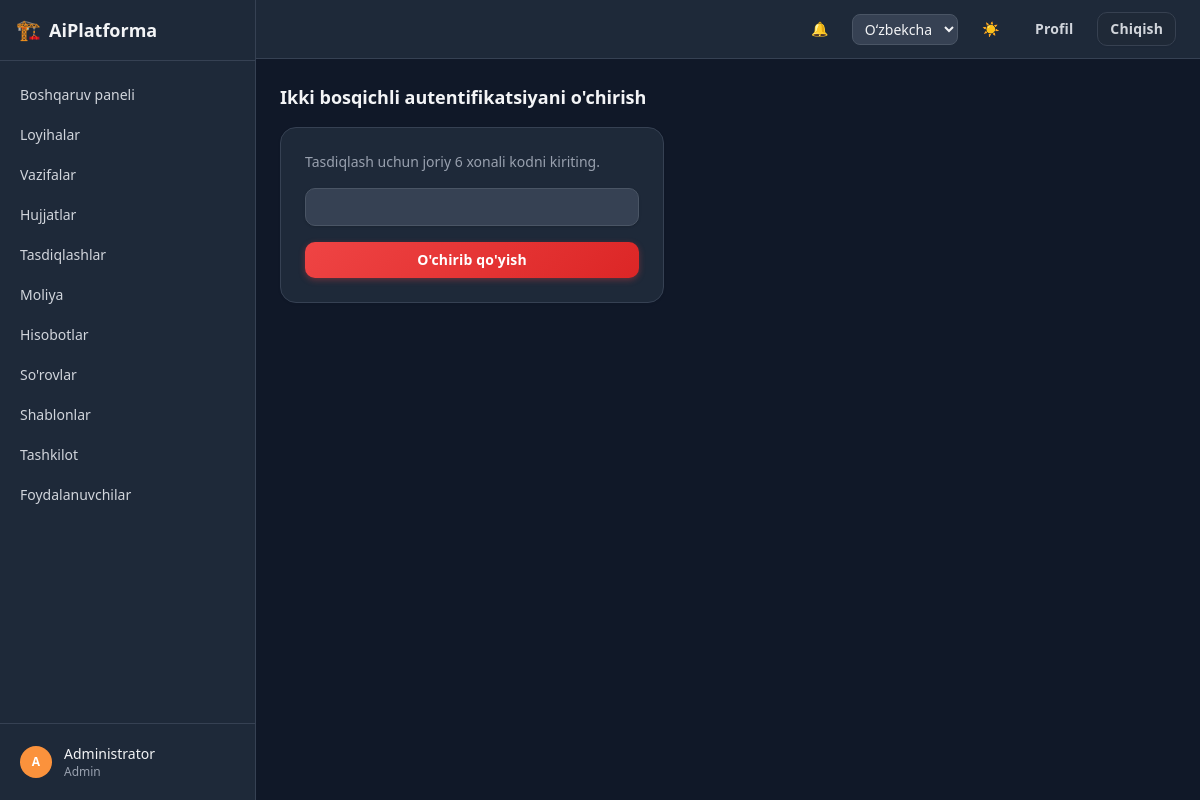
/accounts/profile/2fa/disable/ (signed in), run on the app's committed database.
### apps/accounts/models.py (models this page shows, shortened)
class User(AbstractBaseUser, PermissionsMixin):
    class Role(models.TextChoices):
        ADMIN = "admin", _("Admin")
        MANAGER = "manager", _("Manager")
        GIP = "gip", _("GIP")
        GIP_ASSISTANT = "gip_assistant", _("GIP assistant")
        DESIGNER = "designer", _("Designer")
        REVIEWER = "reviewer", _("Reviewer")
        CLIENT = "client", _("Client")
    id = models.UUIDField(primary_key=True, default=uuid.uuid4, editable=False)
    email = models.EmailField(unique=True)
    full_name = models.CharField(max_length=255)
    role = models.CharField(max_length=20, choices=Role.choices, default=Role.DESIGNER)
    department = models.CharField(max_length=255, blank=True, null=True)
    phone = models.CharField(max_length=50, blank=True, null=True)
    avatar = models.ImageField(upload_to="avatars/", blank=True, null=True)
    telegram_chat_id = models.CharField(max_length=64, blank=True, null=True)
    is_active = models.BooleanField(default=True)
    is_staff = models.BooleanField(default=False)
    is_verified = models.BooleanField(default=False)
    totp_secret = models.CharField(max_length=64, blank=True, null=True)
    two_factor_enabled = models.BooleanField(default=False)
    created_at = models.DateTimeField(auto_now_add=True)
    updated_at = models.DateTimeField(auto_now=True)
    objects = UserManager()
    USERNAME_FIELD = "email"
    REQUIRED_FIELDS = ["full_name"]
    class Meta:
        ordering = ["full_name"]
    def get_short_name(self):
        return self.full_name.split()[0] if self.full_name else self.email

### apps/accounts/views.py (the view)
# urls.py: path("profile/2fa/disable/", views.two_factor_disable, name="2fa_disable"),
@login_required
def two_factor_disable(request):
    if request.method == "POST":
        form = TOTPForm(request.POST)
        if form.is_valid():
            totp = pyotp.TOTP(request.user.totp_secret)
            if totp.verify(form.cleaned_data["code"], valid_window=1):
                request.user.totp_secret = None
                request.user.two_factor_enabled = False
                request.user.save(update_fields=["totp_secret", "two_factor_enabled"])
                messages.success(request, _("Two-factor authentication disabled."))
                return redirect("accounts:profile")
            messages.error(request, _("Invalid verification code."))
    else:
        form = TOTPForm()
    return render(request, "accounts/2fa_disable.html", {"form": form})

### apps/accounts/forms.py
class TOTPForm(StyledFormMixin, forms.Form):
    code = forms.CharField(label=_("6-digit code"), max_length=6, min_length=6)

### apps/core/context_processors.py (called while the page is built)
def dark_mode(request):
    return {"dark_mode": getattr(request, "dark_mode", True)}

### apps/core/templatetags/core_extras.py (called while the page is built)
@register.filter
def initials(name):
    if not name:
        return "?"
    parts = str(name).split()
    letters = "".join(p[0] for p in parts[:2] if p)
    return letters.upper() or "?"

@register.filter
def avatar_color(name):
    if not name:
        return _AVATAR_PALETTE[0]
    total = sum(ord(ch) for ch in str(name))
    return _AVATAR_PALETTE[total % len(_AVATAR_PALETTE)]

### templates/accounts/2fa_disable.html (shortened to what this page needs)
{% extends "base.html" %}
{% load i18n %}
{% block page_title %}{% trans "Disable two-factor authentication" %}{% endblock %}
{% block content %}
<div class="max-w-sm card p-6">
  <p class="mb-4 text-sm text-gray-500 dark:text-gray-400">{% trans "Enter your current 6-digit code to confirm." %}</p>
  <form method="post" class="space-y-4">
    {{ form.code }}
    <button type="submit" class="btn btn-danger btn-md w-full">{% trans "Disable" %}</button>
  </form>
</div>
{% endblock %}

### templates/partials/sidebar.html
{% load i18n core_extras %}
<aside class="hidden w-64 shrink-0 flex-col border-r border-gray-200 bg-white dark:border-gray-700 dark:bg-gray-800 md:flex">
  <div class="flex items-center gap-2 border-b border-gray-200 px-4 py-4 dark:border-gray-700">
    <span class="text-xl">🏗️</span>
    <span class="text-lg font-semibold">AiPlatforma</span>
  </div>
  <nav class="flex-1 space-y-1 overflow-y-auto px-2 py-4 text-sm">
    {% url 'core:dashboard' as dashboard_url %}
    <a href="{{ dashboard_url }}" class="flex items-center gap-3 rounded-lg px-3 py-2 font-medium
      {% if request.path == dashboard_url %}bg-blue-50 text-blue-700 dark:bg-blue-950 dark:text-blue-300{% else %}text-gray-600 hover:bg-gray-100 dark:text-gray-300 dark:hover:bg-gray-700{% endif %}">
      {% trans "Dashboard" %}
    </a>
    {% url 'projects:list' as projects_url %}
    <a href="{{ projects_url }}" class="flex items-center gap-3 rounded-lg px-3 py-2 font-medium
      {% if request.path|slice:":9" == "/projects" %}bg-blue-50 text-blue-700 dark:bg-blue-950 dark:text-blue-300{% else %}text-gray-600 hover:bg-gray-100 dark:text-gray-300 dark:hover:bg-gray-700{% endif %}">
      {% trans "Projects" %}
    </a>
    {% url 'tasks:board' as tasks_url %}
    <a href="{{ tasks_url }}" class="flex items-center gap-3 rounded-lg px-3 py-2 font-medium
      {% if request.path|slice:":6" == "/tasks" %}bg-blue-50 text-blue-700 dark:bg-blue-950 dark:text-blue-300{% else %}text-gray-600 hover:bg-gray-100 dark:text-gray-300 dark:hover:bg-gray-700{% endif %}">
      {% trans "Tasks" %}
    </a>
    {% url 'documents:list' as documents_url %}
    <a href="{{ documents_url }}" class="flex items-center gap-3 rounded-lg px-3 py-2 font-medium
      {% if request.path == documents_url %}bg-blue-50 text-blue-700 dark:bg-blue-950 dark:text-blue-300{% else %}text-gray-600 hover:bg-gray-100 dark:text-gray-300 dark:hover:bg-gray-700{% endif %}">
      {% trans "Documents" %}
    </a>
    {% url 'documents:approvals' as approvals_url %}
    <a href="{{ approvals_url }}" class="flex items-center gap-3 rounded-lg px-3 py-2 font-medium
      {% if request.path == approvals_url %}bg-blue-50 text-blue-700 dark:bg-blue-950 dark:text-blue-300{% else %}text-gray-600 hover:bg-gray-100 dark:text-gray-300 dark:hover:bg-gray-700{% endif %}">
      {% trans "Approvals" %}
    </a>
    {% url 'finance:home' as finance_url %}
    <a href="{{ finance_url }}" class="flex items-center gap-3 rounded-lg px-3 py-2 font-medium
      {% if request.path == finance_url %}bg-blue-50 text-blue-700 dark:bg-blue-950 dark:text-blue-300{% else %}text-gray-600 hover:bg-gray-100 dark:text-gray-300 dark:hover:bg-gray-700{% endif %}">
      {% trans "Finance" %}
    </a>
    {% url 'reports:dashboard' as reports_url %}
    <a href="{{ reports_url }}" class="flex items-center gap-3 rounded-lg px-3 py-2 font-medium
      {% if request.path == reports_url %}bg-blue-50 text-blue-700 dark:bg-blue-950 dark:text-blue-300{% else %}text-gray-600 hover:bg-gray-100 dark:text-gray-300 dark:hover:bg-gray-700{% endif %}">
      {% trans "Reports" %}
    </a>
    {% url 'requests_app:list' as requests_url %}
    <a href="{{ requests_url }}" class="flex items-center gap-3 rounded-lg px-3 py-2 font-medium
      {% if request.path|slice:":9" == "/requests" %}bg-blue-50 text-blue-700 dark:bg-blue-950 dark:text-blue-300{% else %}text-gray-600 hover:bg-gray-100 dark:text-gray-300 dark:hover:bg-gray-700{% endif %}">
      {% trans "Requests" %}
    </a>
    {% url 'document_templates:list' as templates_url %}
    <a href="{{ templates_url }}" class="flex items-center gap-3 rounded-lg px-3 py-2 font-medium
      {% if request.path|slice:":10" == "/templates" %}bg-blue-50 text-blue-700 dark:bg-blue-950 dark:text-blue-300{% else %}text-gray-600 hover:bg-gray-100 dark:text-gray-300 dark:hover:bg-gray-700{% endif %}">
      {% trans "Templates" %}
    </a>
    {% url 'organization:list' as organization_url %}
    <a href="{{ organization_url }}" class="flex items-center gap-3 rounded-lg px-3 py-2 font-medium
      {% if request.path == organization_url %}bg-blue-50 text-blue-700 dark:bg-blue-950 dark:text-blue-300{% else %}text-gray-600 hover:bg-gray-100 dark:text-gray-300 dark:hover:bg-gray-700{% endif %}">
      {% trans "Organization" %}
    </a>
    {% url 'accounts:user_list' as users_url %}
    <a href="{{ users_url }}" class="flex items-center gap-3 rounded-lg px-3 py-2 font-medium
      {% if request.path == users_url %}bg-blue-50 text-blue-700 dark:bg-blue-950 dark:text-blue-300{% else %}text-gray-600 hover:bg-gray-100 dark:text-gray-300 dark:hover:bg-gray-700{% endif %}">
      {% trans "Users" %}
    </a>
  </nav>
  <div class="border-t border-gray-200 p-3 dark:border-gray-700">
    <a href="{% url 'accounts:profile' %}" class="flex items-center gap-3 rounded-lg px-2 py-2 hover:bg-gray-100 dark:hover:bg-gray-700">
      <span class="flex h-8 w-8 items-center justify-center rounded-full text-xs font-semibold text-white"
            style="background-color: {{ request.user.full_name|avatar_color }};">
        {{ request.user.full_name|initials }}
      </span>
      <span class="truncate text-sm">
        <span class="block font-medium">{{ request.user.get_short_name }}</span>
        <span class="block text-xs text-gray-500 dark:text-gray-400">{{ request.user.get_role_display }}</span>
      </span>
    </a>
  </div>
</aside>

### static/css/theme.css (style rules this page uses)
:root { --ap-primary: #4f46e5; --ap-primary-2: #7c3aed; --ap-primary-soft: rgba(79, 70, 229, 0.12); --ap-ring: rgba(99, 102, 241, 0.35); }
.btn { position: relative; border-radius: 0.625rem !important; font-weight: 600; letter-spacing: 0.01em; transition: transform .12s ease, box-shadow .15s ease, background-color .15s ease, color .15s ease, border-color .15s ease; outline: none; }
.btn-danger { background-image: linear-gradient(135deg, #ef4444, #dc2626) !important; color: #fff !important; box-shadow: 0 2px 6px rgba(239, 68, 68, 0.35); }
.field-input { border-radius: 0.625rem !important; transition: border-color .15s ease, box-shadow .15s ease; }
.card { border-radius: 1rem !important; box-shadow: 0 1px 3px rgba(15, 23, 42, 0.06); transition: box-shadow .15s ease, transform .15s ease, border-color .15s ease; }
aside nav a { position: relative; transition: background-color .15s ease, color .15s ease; }

### data on the page
User: user.full_name|initials "A", user.get_short_name "Administrator", user.role "Admin"

### other printed values
form field language "Oʻzbekcha"
